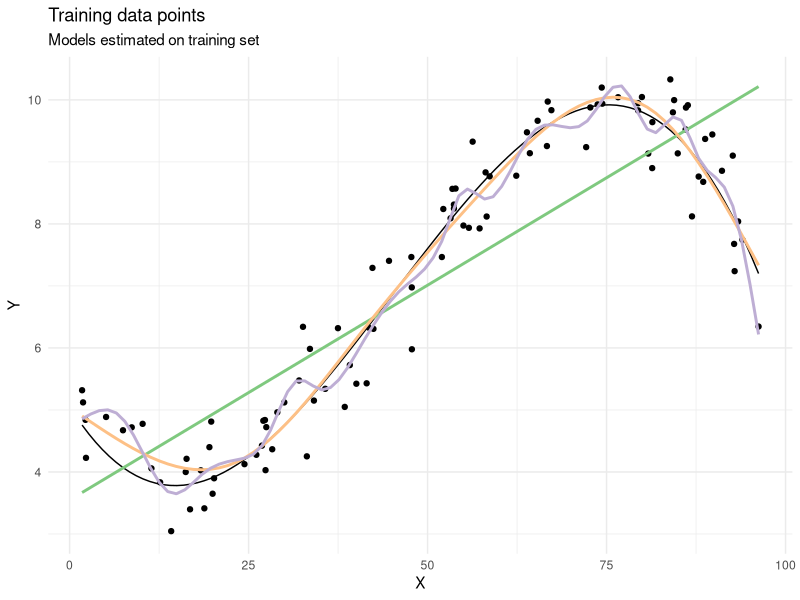
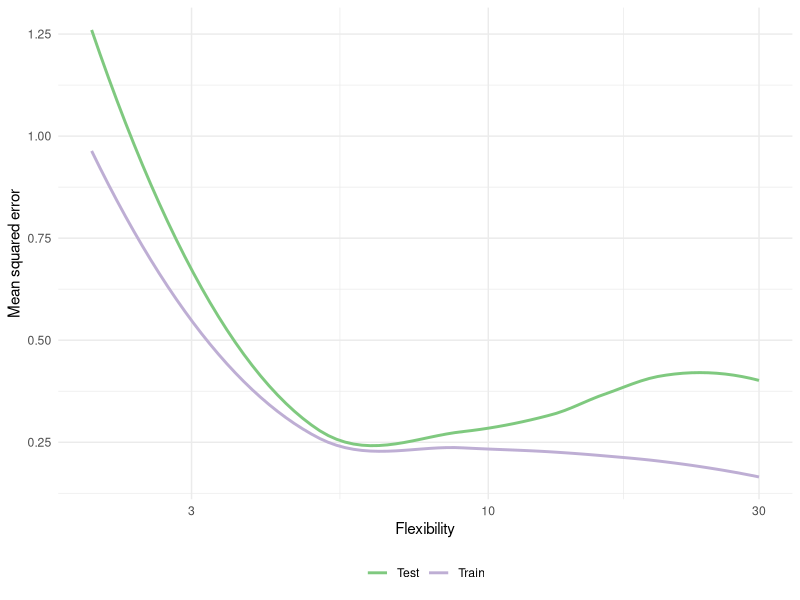
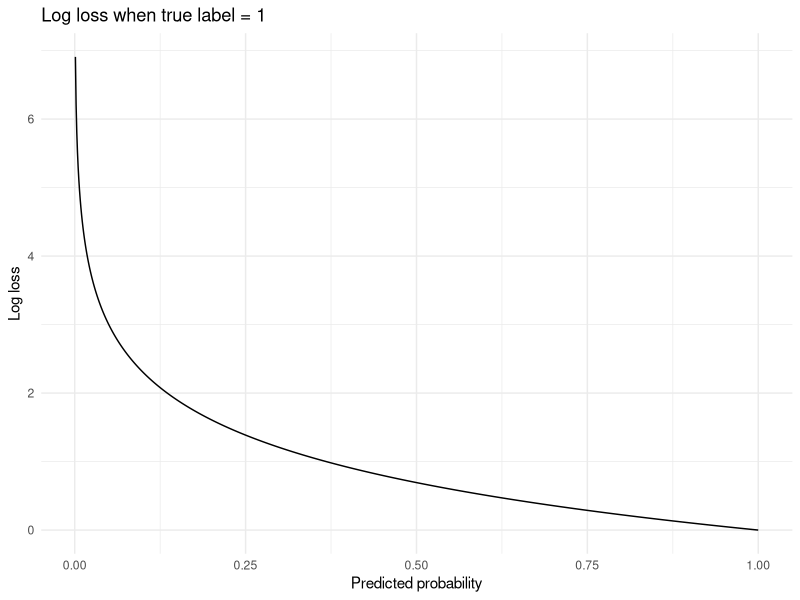

Generate these figures, in order, with R:
## ---- chunk 1
# set default chunk options
knitr::opts_chunk$set(cache = TRUE)
## ---- chunk 2
library(tidyverse)
library(broom)
library(here)
theme_set(theme_minimal())
## ---- chunk 3
# simulate data from ISL figure 2.9
sim_mse <- tibble(
  x = runif(n = 1e02, min = 0, max = 100),
  y = 5.055901 - 0.1848551*x + 0.00748706*x^2 - 0.00005543478*x^3 + rnorm(1e02, sd = 0.5)
)

# model fit
ggplot(sim_mse, aes(x, y)) +
  geom_point() +
  stat_function(fun = function(x) 5.055901 - 0.1848551*x + 0.00748706*x^2 - 0.00005543478*x^3) +
  geom_smooth(aes(color = "lm"), method = lm, se = FALSE) +
  geom_smooth(aes(color = "spline-low"), method = lm,
              formula = y ~ splines::ns(x, 5), se = FALSE) +
  geom_smooth(aes(color = "spline-high"), method = lm,
              formula = y ~ splines::ns(x, 20), se = FALSE) +
  scale_color_brewer(type = "qual") +
  labs(title = "Training data points",
       subtitle = "Models estimated on training set",
       x = expression(X),
       y = expression(Y)) +
  theme(legend.position = "none")
## ---- chunk 4
sim_mse_test <- tibble(
  x = runif(n = 1e04, min = 0, max = 100),
  y = 5.055901 - 0.1848551*x + 0.00748706*x^2 - 0.00005543478*x^3 + rnorm(1e04, sd = 0.5)
)

# train vs. test MSE
train_test_mse <- tibble(df = 2:30) %>%
  mutate(model = map(df, ~ lm(y ~ splines::ns(x, .x), data = sim_mse)),
         pred = map(model, augment),
         mse_train = map_dbl(pred, ~ mean(.$.resid^2)),
         pred_test = map(model, augment, newdata = sim_mse_test),
         mse_test = map_dbl(pred_test, ~ mean((.$y - .$.fitted)^2))) %>%
  gather(mse, value, mse_train, mse_test) %>%
  mutate(mse = str_remove(mse, "mse_"),
         mse = str_to_title(mse))

train_test_mse %>%
  ggplot(aes(df, value, color = mse)) +
  geom_smooth(se = FALSE) +
  scale_color_brewer(type = "qual") +
  scale_x_log10() +
  labs(x = "Flexibility",
       y = "Mean squared error",
       color = NULL) +
  theme(legend.position = "bottom")
## ---- chunk 5
tibble(
  prob = seq(0.001, 1, by = 0.001),
  log_loss = -log(prob)
) %>%
  ggplot(aes(prob, log_loss)) +
  geom_line() +
  labs(title = "Log loss when true label = 1",
       x = "Predicted probability",
       y = "Log loss")
## ---- chunk 6

